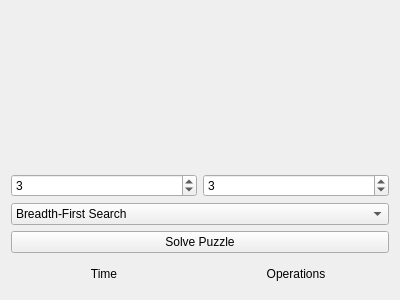
<?xml version="1.0" encoding="UTF-8"?>
<ui version="4.0">
 <class>MainWindow</class>
 <widget class="QWidget" name="MainWindow">
  <property name="geometry">
   <rect>
    <x>0</x>
    <y>0</y>
    <width>400</width>
    <height>300</height>
   </rect>
  </property>
  <property name="windowTitle">
   <string>Sliding MxN Puzzle</string>
  </property>
  <layout class="QGridLayout" name="gridLayout_2">
   <item row="0" column="0">
    <layout class="QGridLayout" name="gridLayout">
     <item row="3" column="2" colspan="2">
      <widget class="Canvas" name="canvas" native="true"/>
     </item>
     <item row="4" column="3">
      <widget class="QSpinBox" name="gridSizeY">
       <property name="minimum">
        <number>2</number>
       </property>
       <property name="singleStep">
        <number>1</number>
       </property>
       <property name="value">
        <number>3</number>
       </property>
      </widget>
     </item>
     <item row="4" column="2">
      <widget class="QSpinBox" name="gridSizeX">
       <property name="minimum">
        <number>2</number>
       </property>
       <property name="value">
        <number>3</number>
       </property>
      </widget>
     </item>
     <item row="7" column="2">
      <widget class="QLabel" name="time">
       <property name="maximumSize">
        <size>
         <width>16777215</width>
         <height>30</height>
        </size>
       </property>
       <property name="text">
        <string>Time</string>
       </property>
       <property name="alignment">
        <set>Qt::AlignCenter</set>
       </property>
      </widget>
     </item>
     <item row="7" column="3">
      <widget class="QLabel" name="ops">
       <property name="maximumSize">
        <size>
         <width>16777215</width>
         <height>30</height>
        </size>
       </property>
       <property name="text">
        <string>Operations</string>
       </property>
       <property name="alignment">
        <set>Qt::AlignCenter</set>
       </property>
      </widget>
     </item>
     <item row="6" column="2" colspan="2">
      <widget class="QPushButton" name="puzzleSolve">
       <property name="text">
        <string>Solve Puzzle</string>
       </property>
      </widget>
     </item>
     <item row="5" column="2" colspan="2">
      <widget class="QComboBox" name="solvingMethod">
       <item>
        <property name="text">
         <string>Breadth-First Search</string>
        </property>
       </item>
       <item>
        <property name="text">
         <string>A*</string>
        </property>
       </item>
      </widget>
     </item>
    </layout>
   </item>
  </layout>
 </widget>
 <layoutdefault spacing="6" margin="11"/>
 <customwidgets>
  <customwidget>
   <class>Canvas</class>
   <extends>QWidget</extends>
   <header>canvas.h</header>
   <container>1</container>
   <slots>
    <slot>setGridSizeX(int)</slot>
    <slot>setGridSizeY(int)</slot>
   </slots>
  </customwidget>
 </customwidgets>
 <resources/>
 <connections>
  <connection>
   <sender>gridSizeX</sender>
   <signal>valueChanged(int)</signal>
   <receiver>canvas</receiver>
   <slot>setGridSizeX(int)</slot>
   <hints>
    <hint type="sourcelabel">
     <x>81</x>
     <y>204</y>
    </hint>
    <hint type="destinationlabel">
     <x>74</x>
     <y>159</y>
    </hint>
   </hints>
  </connection>
  <connection>
   <sender>gridSizeY</sender>
   <signal>valueChanged(int)</signal>
   <receiver>canvas</receiver>
   <slot>setGridSizeY(int)</slot>
   <hints>
    <hint type="sourcelabel">
     <x>309</x>
     <y>211</y>
    </hint>
    <hint type="destinationlabel">
     <x>303</x>
     <y>166</y>
    </hint>
   </hints>
  </connection>
 </connections>
</ui>
